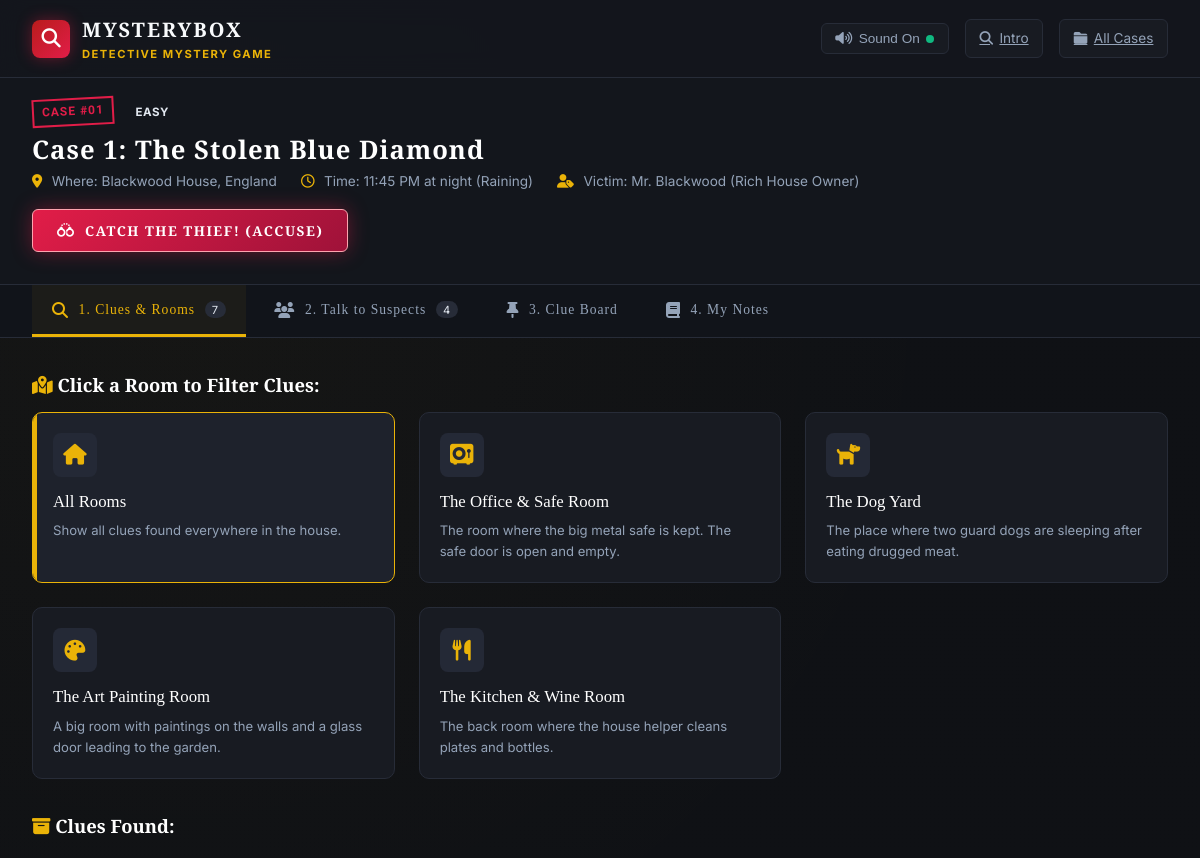
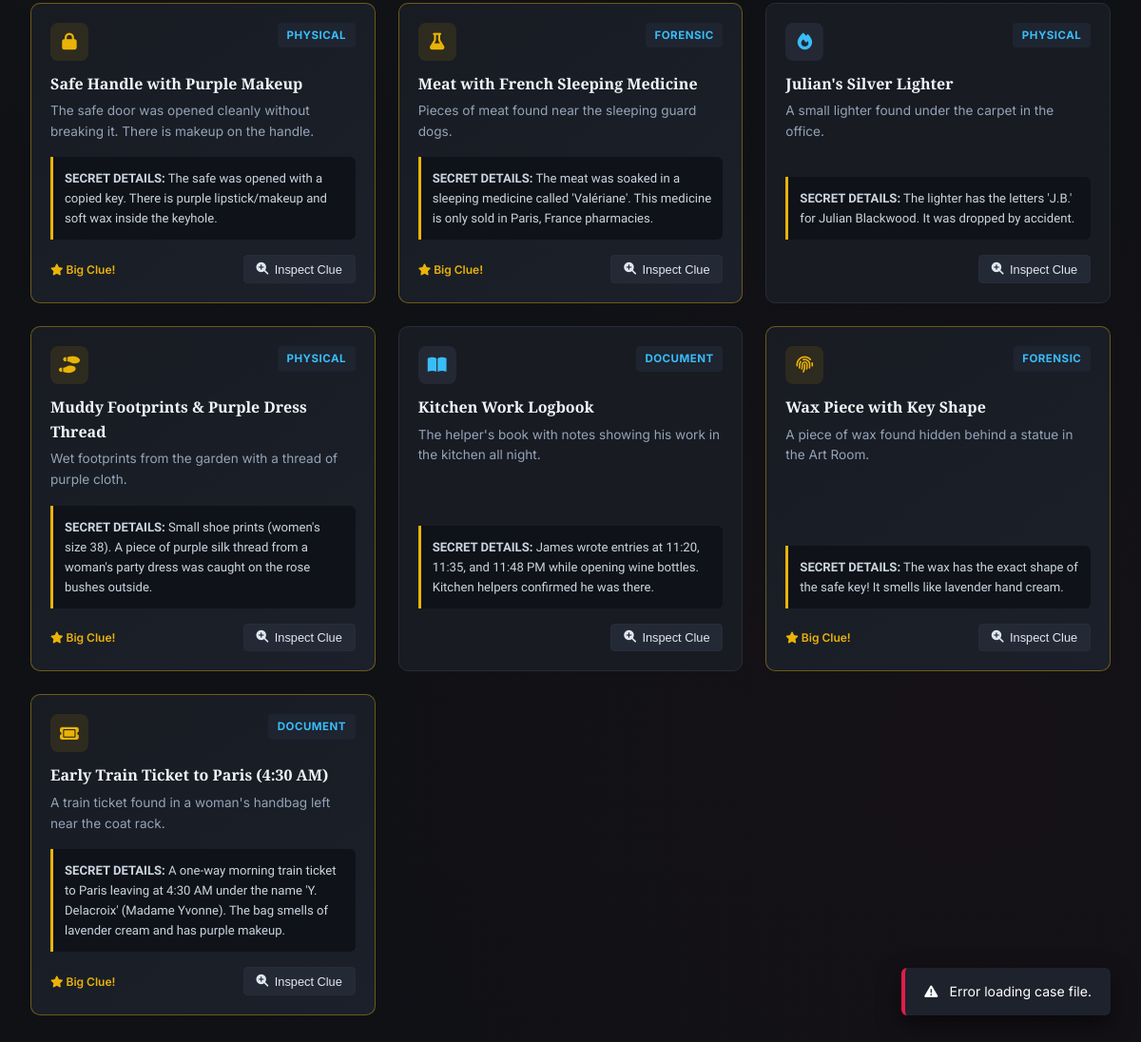
The app's page /case/case_sapphire with its own data (2 pictures, top to bottom).
### tables this page shows
CREATE TABLE cases (
        id TEXT PRIMARY KEY,
        title TEXT NOT NULL,
        tagline TEXT NOT NULL,
        difficulty TEXT NOT NULL,
        case_number TEXT NOT NULL,
        location TEXT NOT NULL,
        incident_time TEXT NOT NULL,
        victim TEXT NOT NULL,
        victim_role TEXT NOT NULL,
        briefing TEXT NOT NULL,
        incident_summary TEXT NOT NULL,
        icon TEXT NOT NULL,
        badge_color TEXT NOT NULL
    );

CREATE TABLE crime_scenes (
        id TEXT PRIMARY KEY,
        case_id TEXT NOT NULL,
        name TEXT NOT NULL,
        description TEXT NOT NULL,
        icon TEXT NOT NULL,
        FOREIGN KEY (case_id) REFERENCES cases (id)
    );

CREATE TABLE clues (
        id TEXT PRIMARY KEY,
        case_id TEXT NOT NULL,
        scene_id TEXT,
        title TEXT NOT NULL,
        category TEXT NOT NULL, -- 'Forensic', 'Physical', 'Document', 'Testimony'
        short_desc TEXT NOT NULL,
        full_analysis TEXT NOT NULL,
        icon TEXT NOT NULL,
        is_key_evidence INTEGER NOT NULL DEFAULT 0,
        FOREIGN KEY (case_id) REFERENCES cases (id),
        FOREIGN KEY (scene_id) REFERENCES crime_scenes (id)
    );

### app.py (the view)
@app.route("/case/<case_id>")
def case_view(case_id):
    conn = get_db_connection()
    case = conn.execute("SELECT * FROM cases WHERE id = ?", (case_id,)).fetchone()
    if not case:
        conn.close()
        return redirect(url_for("index"))
    scenes = conn.execute("SELECT * FROM crime_scenes WHERE case_id = ?", (case_id,)).fetchall()
    suspects = conn.execute("SELECT * FROM suspects WHERE case_id = ?", (case_id,)).fetchall()
    clues = conn.execute("SELECT * FROM clues WHERE case_id = ?", (case_id,)).fetchall()
    notes = conn.execute("SELECT * FROM detective_notes WHERE case_id = ? ORDER BY created_at DESC", (case_id,)).fetchall()
    conn.close()
    return render_template("case.html", case=case, scenes=scenes, suspects=suspects, clues=clues, notes=notes)

### database.py (called while the page is built)
def get_db_connection():
    conn = sqlite3.connect(DB_PATH)
    conn.row_factory = sqlite3.Row
    return conn

### templates/case.html (shortened to what this page needs)
{% extends "base.html" %}
{% block content %}
<div class="case-view-header">
    <div class="case-view-header-top">
        <div class="case-header-info">
            <div style="display:flex; align-items:center; gap:0.75rem; margin-bottom:0.25rem;">
                <span class="badge-stamp">{{ case['case_number'] }}</span>
                <span class="badge-tag {{ case['difficulty']|lower }}">{{ case['difficulty'] }}</span>
            </div>
            <h2>{{ case['title'] }}</h2>
            <div class="case-header-details">
                <span><i class="fa-solid fa-location-dot"></i> Where: {{ case['location'] }}</span>
                <span><i class="fa-regular fa-clock"></i> Time: {{ case['incident_time'] }}</span>
                <span><i class="fa-solid fa-user-tag"></i> Victim: {{ case['victim'] }} ({{ case['victim_role'] }})</span>
            </div>
        </div>
        <div class="case-header-actions">
            <button class="btn-accuse" onclick="openAccusationModal()">
                <i class="fa-solid fa-handcuffs"></i>
                <span>CATCH THE THIEF! (ACCUSE)</span>
            </button>
        </div>
    </div>
</div>
<nav class="investigation-nav">
    <button class="nav-tab-btn active" data-tab="tab-clues">
        <i class="fa-solid fa-magnifying-glass"></i>
        <span>1. Clues & Rooms</span>
        <span class="tab-badge" id="cluesCountBadge">{{ clues|length }}</span>
    </button>
    <button class="nav-tab-btn" data-tab="tab-suspects">
        <i class="fa-solid fa-users"></i>
        <span>2. Talk to Suspects</span>
        <span class="tab-badge" id="suspectsCountBadge">{{ suspects|length }}</span>
    </button>
    <button class="nav-tab-btn" data-tab="tab-corkboard">
        <i class="fa-solid fa-thumbtack"></i>
        <span>3. Clue Board</span>
    </button>
    <button class="nav-tab-btn" data-tab="tab-notebook">
        <i class="fa-solid fa-book"></i>
        <span>4. My Notes</span>
    </button>
</nav>
<div class="tab-content-area">
    <div id="tab-clues" class="tab-pane active">
        <h3 style="font-family:var(--font-title); font-size:1.15rem; color:#fff; margin-bottom:0.75rem;">
            <i class="fa-solid fa-map-location-dot" style="color:var(--accent-gold);"></i> Click a Room to Filter Clues:
        </h3>
        <div class="scenes-grid">
            <div class="scene-card active" data-scene-id="all">
                <div class="scene-card-icon"><i class="fa-solid fa-house"></i></div>
                <div class="scene-card-title">All Rooms</div>
                <div class="scene-card-desc">Show all clues found everywhere in the house.</div>
            </div>
            {% for scene in scenes %}
            <div class="scene-card" data-scene-id="{{ scene['id'] }}">
                <div class="scene-card-icon"><i class="fa-solid {{ scene['icon'] }}"></i></div>
                <div class="scene-card-title">{{ scene['name'] }}</div>
                <div class="scene-card-desc">{{ scene['description'] }}</div>
            </div>
            {% endfor %}
        </div>
        <div class="evidence-section-header">
            <h3 style="font-family:var(--font-title); font-size:1.15rem; color:#fff;">
                <i class="fa-solid fa-box-archive" style="color:var(--accent-gold);"></i> Clues Found:
            </h3>
        </div>
        <div class="clues-grid" id="cluesContainer">
            {% for clue in clues %}
            <div class="clue-card {% if clue['is_key_evidence'] %}key-evidence{% endif %}" data-scene-id="{{ clue['scene_id'] }}" data-clue-id="{{ clue['id'] }}">
                <div class="clue-card-header">
                    <div class="clue-icon-box">
                        <i class="fa-solid {{ clue['icon'] }}"></i>
                    </div>
                    <span class="badge-tag" style="background:#1e2430; color:#38bdf8;">{{ clue['category'] }}</span>
                </div>
                <h4 class="clue-title">{{ clue['title'] }}</h4>
                <div class="clue-short-desc">{{ clue['short_desc'] }}</div>
                <div class="clue-analysis-box">
                    <strong>SECRET DETAILS:</strong> {{ clue['full_analysis'] }}
                </div>
                <div class="clue-card-footer">
                    {% if clue['is_key_evidence'] %}
                    <span style="font-size:0.75rem; color:var(--accent-gold); font-weight:600;"><i class="fa-solid fa-star"></i> Big Clue!</span>
                    {% else %}
                    <span></span>
                    {% endif %}
                    <button class="btn-inspect-clue" onclick="openClueMagnifier('{{ clue['id'] }}')">
                        <i class="fa-solid fa-magnifying-glass-plus"></i>
                        <span>Inspect Clue</span>
                    </button>
                </div>
            </div>
            {% endfor %}
        </div>
    </div>
</div>
{% endblock %}

### templates/base.html (shortened to what this page needs)
<!DOCTYPE html>
<html lang="en">
<head>
    <link rel="stylesheet" href="https://cdnjs.cloudflare.com/ajax/libs/font-awesome/6.5.1/css/all.min.css">
    <link rel="stylesheet" href="{{ url_for('static', filename='css/style.css') }}">
</head>
<body>
    <header class="navbar">
        <a href="{{ url_for('index') }}" class="brand-link">
            <div class="brand-logo-icon">
                <i class="fa-solid fa-magnifying-glass"></i>
            </div>
            <div class="brand-text">
                <h1>MysteryBox</h1>
                <span>Detective Mystery Game</span>
            </div>
        </a>
        <div class="nav-actions">
            <button id="soundToggleBtn" class="sound-toggle-btn" title="Toggle sound effects">
                <i class="fa-solid fa-volume-high"></i>
                <span>Sound On</span>
                <span class="sound-active-dot"></span>
            </button>
            <a href="{{ url_for('index') }}" id="navWelcomeBtn" class="btn-action-sm" title="Go to Welcome Screen">
                <i class="fa-solid fa-magnifying-glass"></i>
                <span>Intro</span>
            </a>
            <a href="{{ url_for('index') }}#cases" id="navCasesBtn" class="btn-action-sm" title="View All Cases">
                <i class="fa-solid fa-folder-closed"></i>
                <span>All Cases</span>
            </a>
        </div>
    </header>
    <main>
        {% block content %}{% endblock %}
    </main>
    <div id="toast-container"></div>
</body>
</html>

### records on screen
cases: case_number "CASE #01", difficulty "EASY", title "Case 1: The Stolen Blue Diamond", location "Blackwood House, England", incident_time "11:45 PM at night (Raining)", victim "Mr. Blackwood", victim_role "Rich House Owner"
crime_scenes: name "The Office & Safe Room", description "The room where the big metal safe is kept. The safe door is open and empty."
crime_scenes: name "The Dog Yard", description "The place where two guard dogs are sleeping after eating drugged meat."
crime_scenes: name "The Art Painting Room", description "A big room with paintings on the walls and a glass door leading to the garden."
crime_scenes: name "The Kitchen & Wine Room", description "The back room where the house helper cleans plates and bottles."
clues: category "PHYSICAL", title "Safe Handle with Purple Makeup", short_desc "The safe door was opened cleanly without breaking it. There is makeup on the handle.", full_analysis "The safe was opened with a copied key. There is purple lipstick/makeup and soft wax inside the keyhole.", is_key_evidence 1 (drawn)
clues: category "FORENSIC", title "Meat with French Sleeping Medicine", short_desc "Pieces of meat found near the sleeping guard dogs.", full_analysis "The meat was soaked in a sleeping medicine called 'Valériane'. This medicine is only sold in Paris, France pharmacies.", is_key_evidence 1 (drawn)
clues: category "PHYSICAL", title "Julian's Silver Lighter", short_desc "A small lighter found under the carpet in the office.", full_analysis "The lighter has the letters 'J.B.' for Julian Blackwood. It was dropped by accident."
clues: category "PHYSICAL", title "Muddy Footprints & Purple Dress Thread", short_desc "Wet footprints from the garden with a thread of purple cloth.", full_analysis "Small shoe prints (women's size 38). A piece of purple silk thread from a woman's party dress was caught on the rose bushes outside.", is_key_evidence 1 (drawn)
clues: category "DOCUMENT", title "Kitchen Work Logbook", short_desc "The helper's book with notes showing his work in the kitchen all night.", full_analysis "James wrote entries at 11:20, 11:35, and 11:48 PM while opening wine bottles. Kitchen helpers confirmed he was there."
clues: category "FORENSIC", title "Wax Piece with Key Shape", short_desc "A piece of wax found hidden behind a statue in the Art Room.", full_analysis "The wax has the exact shape of the safe key! It smells like lavender hand cream.", is_key_evidence 1 (drawn)
clues: category "DOCUMENT", title "Early Train Ticket to Paris (4:30 AM)", short_desc "A train ticket found in a woman's handbag left near the coat rack.", full_analysis "A one-way morning train ticket to Paris leaving at 4:30 AM under the name 'Y. Delacroix' (Madame Yvonne). The bag smells of lavender cream and has purple makeup.", is_key_evidence 1 (drawn)

### other values on screen
{{ clues|length }} "7"
{{ suspects|length }} "4"
